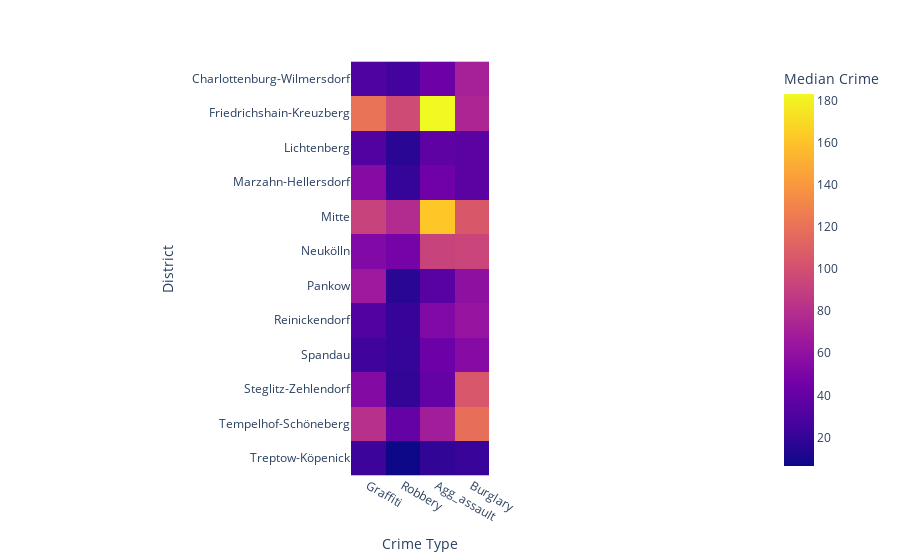

This figure's notebook cell:
### Code cell
df = data_df.groupby(['District'])[
    ['Graffiti','Robbery', 'Agg_assault', 'Burglary']].median().reset_index()
data = df[['Graffiti', 'Robbery', 'Agg_assault', 'Burglary']].values.tolist()
# print(data)
# reshape the list of lists to swap y,x axes in graph
# data=[list(i) for i in zip(*data)]
# print(data)

fig = px.imshow(data,
                labels=dict(x="Crime Type", y="District", color="Median Crime"),
                x=['Graffiti', 'Robbery', 'Agg_assault', 'Burglary'],
                y=df['District'],
                color_continuous_scale=px.colors.sequential.Plasma
               )
fig.show()

### Figure 1 — Plotly figure (JSON) as saved in the notebook; plotly's stock layout.template omitted (floating-point values rounded to 4 significant figures)
{"data": [{"coloraxis": "coloraxis", "hovertemplate": "Crime Type: %{x}<br>District: %{y}<br>Median Crime: %{z}<extra></extra>", "name": "0", "type": "heatmap", "x": ["Graffiti", "Robbery", "Agg_assault", "Burglary"], "xaxis": "x", "y": ["Charlottenburg-Wilmersdorf", "Friedrichshain-Kreuzberg", "Lichtenberg", "Marzahn-Hellersdorf", "Mitte", "Neukölln", "Pankow", "Reinickendorf", "Spandau", "Steglitz-Zehlendorf", "Tempelhof-Schöneberg", "Treptow-Köpenick"], "yaxis": "y", "z": [[30, 25.5, 42.5, 71], [120.5, 97, 183, 74], [31.5, 16, 37, 35.5], [54.5, 20, 45, 35.5], [92, 78, 162.5, 105], [52.5, 47.5, 92.5, 93.5], [66.5, 16, 34.5, 59], [31.5, 21, 52.5, 62.5], [24, 20, 42.5, 54.5], [54, 19.5, 40, 104.5], [81.5, 40, 69, 118.5], [23, 6.5, 19, 21.5]]}], "layout": {"coloraxis": {"colorbar": {"title": {"text": "Median Crime"}}, "colorscale": [[0, "#0d0887"], [0.1111, "#46039f"], [0.2222, "#7201a8"], [0.3333, "#9c179e"], [0.4444, "#bd3786"], [0.5556, "#d8576b"], [0.6667, "#ed7953"], [0.7778, "#fb9f3a"], [0.8889, "#fdca26"], [1, "#f0f921"]]}, "margin": {"t": 60}, "xaxis": {"anchor": "y", "constrain": "domain", "domain": [0, 1], "scaleanchor": "y", "title": {"text": "Crime Type"}}, "yaxis": {"anchor": "x", "autorange": "reversed", "constrain": "domain", "domain": [0, 1], "title": {"text": "District"}}}}
